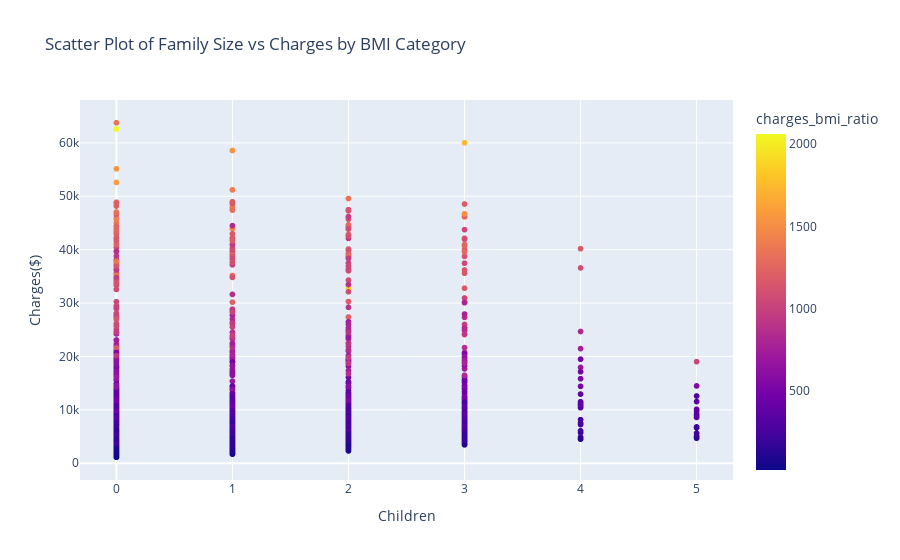

Here is the notebook cell this chart was saved with:
### Markdown cell above
This scatter plot is visualising the relationship between an individuals BMI, children and healthcare insurance charges. The scatter plot indicates that an individual with a higher BMI is paying more towards their medical insurance, than someone who has a lower BMI. Furthermore, the outliers within the plot represent individuals who incur significantly higher charges, all of whom have a high BMI.

### Code cell
fig = px.scatter(df, x='children', y='charges', color='charges_bmi_ratio',
                title='Scatter Plot of Family Size vs Charges by BMI Category',
                labels={'children': 'Children', 'charges': 'Charges($)', 'bmi_category': 'charges_bmi_ratio'},)
fig.show()

### Figure 1 — Plotly figure (JSON) as saved in the notebook; plotly's stock layout.template omitted (floating-point values rounded to 4 significant figures; data arrays with more than 128 entries replaced by an {"elided": "..."} marker saying what was removed)
{"data": [{"hovertemplate": "Children=%{x}<br>Charges($)=%{y}<br>charges_bmi_ratio=%{marker.color}<extra></extra>", "legendgroup": "", "marker": {"color": {"elided": "1337 float values"}, "coloraxis": "coloraxis", "symbol": "circle"}, "mode": "markers", "name": "", "showlegend": false, "type": "scattergl", "x": {"elided": "1337 int values"}, "xaxis": "x", "y": {"elided": "1337 float values"}, "yaxis": "y"}], "layout": {"coloraxis": {"colorbar": {"title": {"text": "charges_bmi_ratio"}}, "colorscale": [[0, "#0d0887"], [0.1111, "#46039f"], [0.2222, "#7201a8"], [0.3333, "#9c179e"], [0.4444, "#bd3786"], [0.5556, "#d8576b"], [0.6667, "#ed7953"], [0.7778, "#fb9f3a"], [0.8889, "#fdca26"], [1, "#f0f921"]]}, "legend": {"tracegroupgap": 0}, "title": {"text": "Scatter Plot of Family Size vs Charges by BMI Category"}, "xaxis": {"anchor": "y", "domain": [0, 1], "title": {"text": "Children"}}, "yaxis": {"anchor": "x", "domain": [0, 1], "title": {"text": "Charges($)"}}}}
